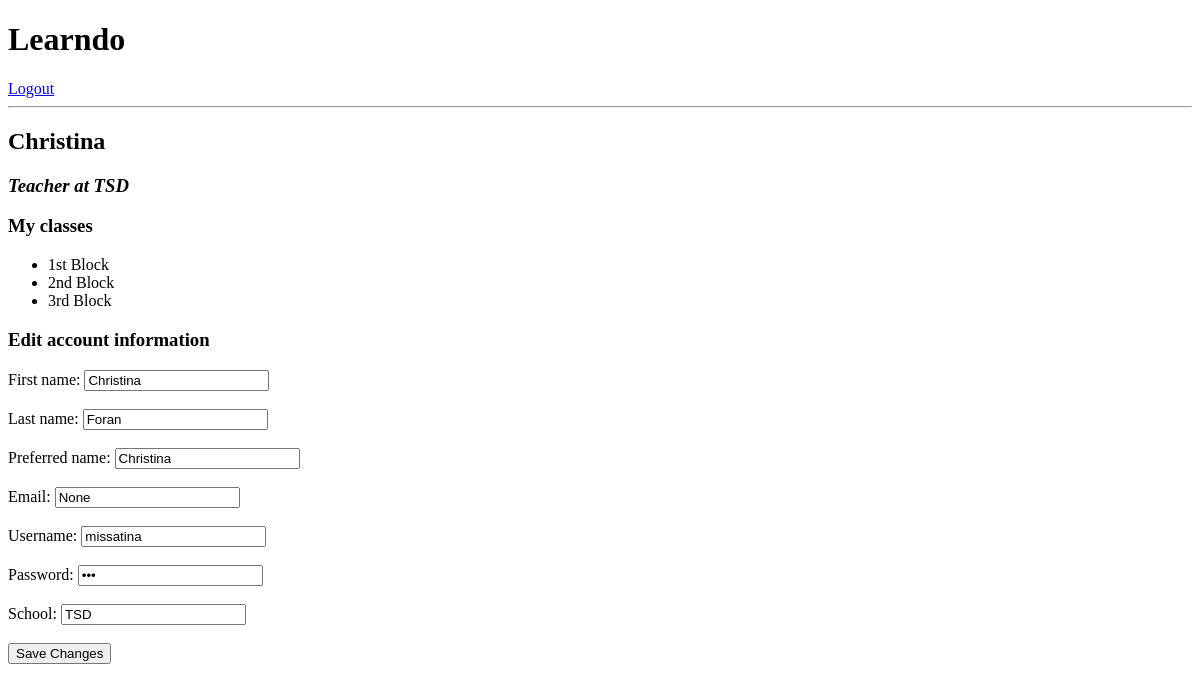
Before: /profile/7 (signed in) with the older database file.
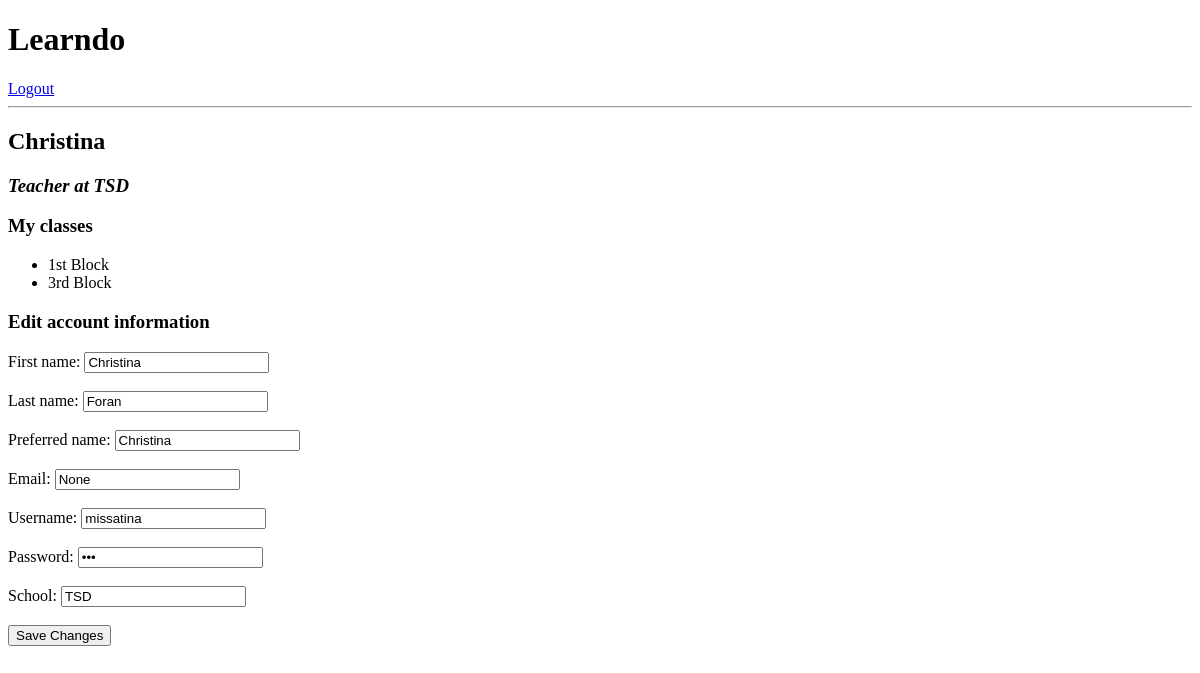
After: the same page with the newer database file.
### model.py (models this page shows, shortened)
class User(db.Model):
    __tablename__ = "users"
    user_id = db.Column(db.Integer, autoincrement=True, primary_key=True)
    is_teacher = db.Column(db.Boolean, nullable=False)
    username = db.Column(db.Integer, nullable=False, unique=True)
    password = db.Column(db.String(16), nullable=False)
    email = db.Column(db.String(64), nullable=True)
    first_name = db.Column(db.String(32), nullable=False)
    last_name = db.Column(db.String(32), nullable=True)
    display_name = db.Column(db.String(32), nullable=True)
    school = db.Column(db.String(64), nullable=True)
    classes = db.relationship("Class",
                             secondary='usersclasses',
                             backref="users")
    tasks = db.relationship('Task', backref='user')
    assignments = db.relationship('Assignment', backref='user')

class Class(db.Model):
    __tablename__ = "classes"
    class_id = db.Column(db.Integer, autoincrement=True, primary_key=True)
    class_name = db.Column(db.String(64), nullable=False)

### server.py (the view)
@app.route('/profile/<int:user_id>')
def load_profile(user_id):
    user = User.query.get(user_id)
    if user.is_teacher:
        acct_type = 'Teacher'
    else:
        acct_type = 'Student'
    my_classes = []
    for each_class in user.classes:
        my_classes.append(each_class.class_name)
    if access_profile(user_id) == True:
        return render_template("profile.html", user=user, my_classes=my_classes, acct_type=acct_type)
    else:
        flash("You do not have access to that page.")
        return redirect("/")

### helper.py (called while the page is built)
def list_teachers(student_id):
    student = User.query.get(student_id)
    teachers = []
    if student.is_teacher == 0:
        for each_class in student.classes:
            for user in each_class.users:
                if user.is_teacher == 1:
                    teachers.append(user.user_id)
    return teachers

def access_profile(user_id):
    user = User.query.get(user_id)
    teachers = list_teachers(user_id)
    if session['user_id'] == user_id:
        return True
    else:
        for teacher_id in teachers:
            if session['user_id'] == teacher_id:
                return True
            else:
                return False

### templates/profile.html (shortened to what this page needs)
{% extends 'base.html' %}
{% block content %}
<h2>{{ user.display_name }}</h2>
<h3><i>{{ acct_type }} at {{ user.school }}</i></h3>
<h3>My classes</h3>
    <ul>
    {% for class in my_classes %}
        <li>{{ class }}</li>
    {% endfor %}
    </ul>
<h3>Edit account information</h3>
<form action="/edit_profile" method="POST">
    <div>
        <label>
            First name:
            <input type="text" name="first" value="{{ user.first_name }}" required>
        </label><br><br>
    </div>
    <div>
        <label>
            Last name:
            <input type="text" name="last" value="{{ user.last_name }}" required>
        </label><br><br>
    </div>
    <div>
        <label>
            Preferred name:
            <input type="text" name="preferred" value="{{ user.display_name }}" >
        </label><br><br>
    </div>
    <div>
        <label>
            Email:
            <input type="text" name="email" value="{{ user.email }}">
        </label><br><br>
    </div>
    <div>
        <label>
            Username:
            <input type="text" name="username" value="{{ user.username}}" required>
        </label><br><br>
    </div>
    <div>
        <label>
            Password:
            <input type="password" name="password" value="{{ user.password }}" required>
        </label><br><br>
    </div>
    <div>
        <label>
            School:
            <input type="text" name="school" value="{{ user.school }}" required>
        </label><br><br>
    </div>
    <div>
        <input type="submit" value="Save Changes">
    </div>
</form>
{% endblock %}

### templates/base.html (shortened to what this page needs)
<!doctype html>
<html>
<head>
</head>
<body>
<h1>Learndo</h1>
{% if "user_id" in session %}
    <a href="/logout">Logout</a>
{% else %}
    <a href="/login">Login</a>
{% endif %}
<hr>
{% block content %}{% endblock %}
</body>
</html>

Changed rows visible on the page:
removed Class: class_name "2nd Block"
